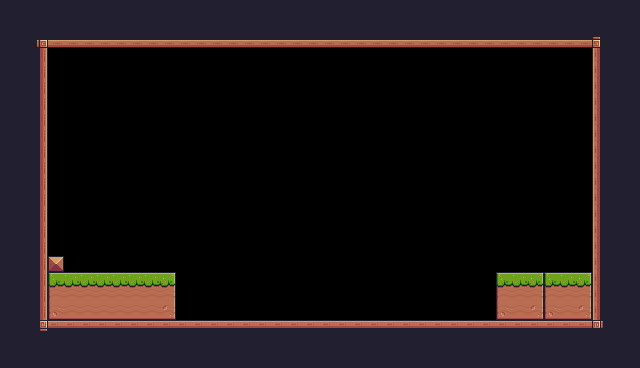

Below is a game level as drawn by its tile map, then a one-line description and the .tmx file that defines it, in full:
An orthogonal 40x23 tile map with 16x16 px tiles, 1 tile layer (background) and 1 object (player).

<map version="1.10" tiledversion="1.10.2" orientation="orthogonal" renderorder="right-down" width="40" height="23" tilewidth="16" tileheight="16" infinite="0" nextlayerid="3" nextobjectid="17">
 <tileset firstgid="1" source="dino.tsx" />
 <layer id="1" name="background" width="40" height="23">
  <data encoding="csv">
24,24,24,24,24,24,24,24,24,24,24,24,24,24,24,24,24,24,24,24,24,24,24,24,24,24,24,24,24,24,24,24,24,24,24,24,24,24,24,24,
24,24,24,24,24,24,24,24,24,24,24,24,24,24,24,24,24,24,24,24,24,24,24,24,24,24,24,24,24,24,24,24,24,24,24,24,24,24,24,24,
24,24,92,134,134,134,134,134,134,134,134,134,134,134,134,134,134,134,134,134,134,134,134,134,134,134,134,134,134,134,134,134,134,134,134,134,134,93,24,24,
24,24,113,0,0,0,0,0,0,0,0,0,0,0,0,0,0,0,0,0,0,0,0,0,0,0,0,0,0,0,0,0,0,0,0,0,0,111,24,24,
24,24,113,0,0,0,0,0,0,0,0,0,0,0,0,0,0,0,0,0,0,0,0,0,0,0,0,0,0,0,0,0,0,0,0,0,0,111,24,24,
24,24,113,0,0,0,0,0,0,0,0,0,0,0,0,0,0,0,0,0,0,0,0,0,0,0,0,0,0,0,0,0,0,0,0,0,0,111,24,24,
24,24,113,0,0,0,0,0,0,0,0,0,0,0,0,0,0,0,0,0,0,0,0,0,0,0,0,0,0,0,0,0,0,0,0,0,0,111,24,24,
24,24,113,0,0,0,0,0,0,0,0,0,0,0,0,0,0,0,0,0,0,0,0,0,0,0,0,0,0,0,0,0,0,0,0,0,0,111,24,24,
24,24,113,0,0,0,0,0,0,0,0,0,0,0,0,0,0,0,0,0,0,0,0,0,0,0,0,0,0,0,0,0,0,0,0,0,0,111,24,24,
24,24,113,0,0,0,0,0,0,0,0,0,0,0,0,0,0,0,0,0,0,0,0,0,0,0,0,0,0,0,0,0,0,0,0,0,0,111,24,24,
24,24,113,0,0,0,0,0,0,0,0,0,0,0,0,0,0,0,0,0,0,0,0,0,0,0,0,0,0,0,0,0,0,0,0,0,0,111,24,24,
24,24,113,0,0,0,0,0,0,0,0,0,0,0,0,0,0,0,0,0,0,0,0,0,0,0,0,0,0,0,0,0,0,0,0,0,0,111,24,24,
24,24,113,0,0,0,0,0,0,0,0,0,0,0,0,0,0,0,0,0,0,0,0,0,0,0,0,0,0,0,0,0,0,0,0,0,0,111,24,24,
24,24,113,0,0,0,0,0,0,0,0,0,0,0,0,0,0,0,0,0,0,0,0,0,0,0,0,0,0,0,0,0,0,0,0,0,0,111,24,24,
24,24,113,0,0,0,0,0,0,0,0,0,0,0,0,0,0,0,0,0,0,0,0,0,0,0,0,0,0,0,0,0,0,0,0,0,0,111,24,24,
24,24,113,0,0,0,0,0,0,0,0,0,0,0,0,0,0,0,0,0,0,0,0,0,0,0,0,0,0,0,0,0,0,0,0,0,0,111,24,24,
24,24,113,35,0,0,0,0,0,0,0,0,0,0,0,0,0,0,0,0,0,0,0,0,0,0,0,0,0,0,0,0,0,0,0,0,0,111,24,24,
24,24,113,7,8,8,8,8,8,8,9,0,0,0,0,0,0,0,0,0,0,0,0,0,0,0,0,0,0,0,0,7,8,9,7,8,9,111,24,24,
24,24,113,29,30,30,30,30,30,30,31,0,0,0,0,0,0,0,0,0,0,0,0,0,0,0,0,0,0,0,0,29,30,31,29,30,31,111,24,24,
24,24,113,51,52,52,52,52,52,52,53,0,0,0,0,0,0,0,0,0,0,0,0,0,0,0,0,0,0,0,0,51,52,53,51,52,53,111,24,24,
24,24,114,90,90,90,90,90,90,90,90,90,90,90,90,90,90,90,90,90,90,90,90,90,90,90,90,90,90,90,90,90,90,90,90,90,90,115,24,24,
24,24,24,24,24,24,24,24,24,24,24,24,24,24,24,24,24,24,24,24,24,24,24,24,24,24,24,24,24,24,24,24,24,24,24,24,24,24,24,24,
24,24,24,24,24,24,24,24,24,24,24,24,24,24,24,24,24,24,24,24,24,24,24,24,24,24,24,24,24,24,24,24,24,24,24,24,24,24,24,24
</data>
 </layer>
 <objectgroup id="2" name="spawnPoints">
  <object id="15" name="player" type="player" x="144" y="240" width="32" height="32" />
 </objectgroup>
</map>